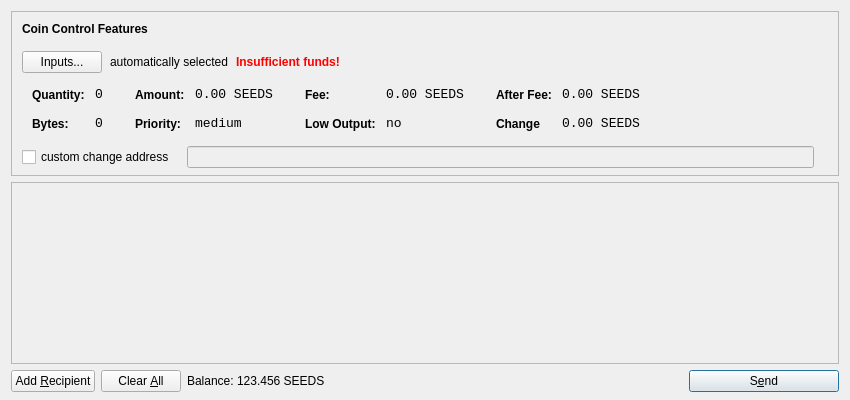
<?xml version="1.0" encoding="UTF-8"?>
<ui version="4.0">
 <class>SendCoinsDialog</class>
 <widget class="QDialog" name="SendCoinsDialog">
  <property name="geometry">
   <rect>
    <x>0</x>
    <y>0</y>
    <width>850</width>
    <height>400</height>
   </rect>
  </property>
  <property name="windowTitle">
   <string>Send Coins</string>
  </property>
  <layout class="QVBoxLayout" name="verticalLayout" stretch="0,1,0">
   <property name="bottomMargin">
    <number>8</number>
   </property>
   <item>
    <widget class="QFrame" name="frameCoinControl">
     <property name="sizePolicy">
      <sizepolicy hsizetype="Expanding" vsizetype="Expanding">
       <horstretch>0</horstretch>
       <verstretch>0</verstretch>
      </sizepolicy>
     </property>
     <property name="maximumSize">
      <size>
       <width>16777215</width>
       <height>16777215</height>
      </size>
     </property>
     <property name="frameShape">
      <enum>QFrame::StyledPanel</enum>
     </property>
     <property name="frameShadow">
      <enum>QFrame::Sunken</enum>
     </property>
     <layout class="QVBoxLayout" name="verticalLayoutCoinControl2">
      <property name="spacing">
       <number>-1</number>
      </property>
      <property name="leftMargin">
       <number>0</number>
      </property>
      <property name="topMargin">
       <number>0</number>
      </property>
      <property name="rightMargin">
       <number>0</number>
      </property>
      <property name="bottomMargin">
       <number>6</number>
      </property>
      <item>
       <layout class="QVBoxLayout" name="verticalLayoutCoinControl" stretch="0,0,0,0,1">
        <property name="spacing">
         <number>0</number>
        </property>
        <property name="leftMargin">
         <number>10</number>
        </property>
        <property name="topMargin">
         <number>10</number>
        </property>
        <item>
         <layout class="QHBoxLayout" name="horizontalLayoutCoinControl1">
          <property name="bottomMargin">
           <number>15</number>
          </property>
          <item>
           <widget class="QLabel" name="labelCoinControlFeatures">
            <property name="sizePolicy">
             <sizepolicy hsizetype="Preferred" vsizetype="Maximum">
              <horstretch>0</horstretch>
              <verstretch>0</verstretch>
             </sizepolicy>
            </property>
            <property name="font">
             <font>
              <weight>75</weight>
              <bold>true</bold>
             </font>
            </property>
            <property name="styleSheet">
             <string notr="true">font-weight:bold;</string>
            </property>
            <property name="text">
             <string>Coin Control Features</string>
            </property>
           </widget>
          </item>
         </layout>
        </item>
        <item>
         <layout class="QHBoxLayout" name="horizontalLayoutCoinControl2" stretch="0,0,0,0">
          <property name="spacing">
           <number>8</number>
          </property>
          <property name="bottomMargin">
           <number>10</number>
          </property>
          <item>
           <widget class="QPushButton" name="pushButtonCoinControl">
            <property name="styleSheet">
             <string notr="true"/>
            </property>
            <property name="text">
             <string>Inputs...</string>
            </property>
           </widget>
          </item>
          <item>
           <widget class="QLabel" name="labelCoinControlAutomaticallySelected">
            <property name="text">
             <string>automatically selected</string>
            </property>
            <property name="margin">
             <number>5</number>
            </property>
           </widget>
          </item>
          <item>
           <widget class="QLabel" name="labelCoinControlInsuffFunds">
            <property name="font">
             <font>
              <weight>75</weight>
              <bold>true</bold>
             </font>
            </property>
            <property name="styleSheet">
             <string notr="true">color:red;font-weight:bold;</string>
            </property>
            <property name="text">
             <string>Insufficient funds!</string>
            </property>
            <property name="margin">
             <number>5</number>
            </property>
           </widget>
          </item>
          <item>
           <spacer name="horizontalSpacerCoinControl">
            <property name="orientation">
             <enum>Qt::Horizontal</enum>
            </property>
            <property name="sizeHint" stdset="0">
             <size>
              <width>40</width>
              <height>1</height>
             </size>
            </property>
           </spacer>
          </item>
         </layout>
        </item>
        <item>
         <widget class="QWidget" name="widgetCoinControl" native="true">
          <property name="sizePolicy">
           <sizepolicy hsizetype="Preferred" vsizetype="Preferred">
            <horstretch>0</horstretch>
            <verstretch>0</verstretch>
           </sizepolicy>
          </property>
          <property name="minimumSize">
           <size>
            <width>0</width>
            <height>0</height>
           </size>
          </property>
          <property name="styleSheet">
           <string notr="true"/>
          </property>
          <layout class="QHBoxLayout" name="horizontalLayoutCoinControl5">
           <property name="margin">
            <number>0</number>
           </property>
           <item>
            <layout class="QHBoxLayout" name="horizontalLayoutCoinControl3" stretch="0,0,0,1">
             <property name="spacing">
              <number>20</number>
             </property>
             <property name="topMargin">
              <number>0</number>
             </property>
             <property name="bottomMargin">
              <number>10</number>
             </property>
             <item>
              <layout class="QFormLayout" name="formLayoutCoinControl1">
               <property name="horizontalSpacing">
                <number>10</number>
               </property>
               <property name="verticalSpacing">
                <number>14</number>
               </property>
               <property name="leftMargin">
                <number>10</number>
               </property>
               <property name="topMargin">
                <number>4</number>
               </property>
               <property name="rightMargin">
                <number>6</number>
               </property>
               <item row="0" column="0">
                <widget class="QLabel" name="labelCoinControlQuantityText">
                 <property name="styleSheet">
                  <string notr="true">font-weight:bold;</string>
                 </property>
                 <property name="text">
                  <string>Quantity:</string>
                 </property>
                 <property name="margin">
                  <number>0</number>
                 </property>
                </widget>
               </item>
               <item row="0" column="1">
                <widget class="QLabel" name="labelCoinControlQuantity">
                 <property name="font">
                  <font>
                   <family>Monospace</family>
                   <pointsize>10</pointsize>
                  </font>
                 </property>
                 <property name="cursor">
                  <cursorShape>IBeamCursor</cursorShape>
                 </property>
                 <property name="contextMenuPolicy">
                  <enum>Qt::ActionsContextMenu</enum>
                 </property>
                 <property name="text">
                  <string>0</string>
                 </property>
                 <property name="margin">
                  <number>0</number>
                 </property>
                 <property name="textInteractionFlags">
                  <set>Qt::LinksAccessibleByMouse|Qt::TextSelectableByKeyboard|Qt::TextSelectableByMouse</set>
                 </property>
                </widget>
               </item>
               <item row="1" column="0">
                <widget class="QLabel" name="labelCoinControlBytesText">
                 <property name="styleSheet">
                  <string notr="true">font-weight:bold;</string>
                 </property>
                 <property name="text">
                  <string>Bytes:</string>
                 </property>
                </widget>
               </item>
               <item row="1" column="1">
                <widget class="QLabel" name="labelCoinControlBytes">
                 <property name="font">
                  <font>
                   <family>Monospace</family>
                   <pointsize>10</pointsize>
                  </font>
                 </property>
                 <property name="cursor">
                  <cursorShape>IBeamCursor</cursorShape>
                 </property>
                 <property name="contextMenuPolicy">
                  <enum>Qt::ActionsContextMenu</enum>
                 </property>
                 <property name="text">
                  <string>0</string>
                 </property>
                 <property name="textInteractionFlags">
                  <set>Qt::LinksAccessibleByMouse|Qt::TextSelectableByKeyboard|Qt::TextSelectableByMouse</set>
                 </property>
                </widget>
               </item>
              </layout>
             </item>
             <item>
              <layout class="QFormLayout" name="formLayoutCoinControl2">
               <property name="horizontalSpacing">
                <number>10</number>
               </property>
               <property name="verticalSpacing">
                <number>14</number>
               </property>
               <property name="leftMargin">
                <number>6</number>
               </property>
               <property name="topMargin">
                <number>4</number>
               </property>
               <property name="rightMargin">
                <number>6</number>
               </property>
               <item row="0" column="0">
                <widget class="QLabel" name="labelCoinControlAmountText">
                 <property name="styleSheet">
                  <string notr="true">font-weight:bold;</string>
                 </property>
                 <property name="text">
                  <string>Amount:</string>
                 </property>
                 <property name="margin">
                  <number>0</number>
                 </property>
                </widget>
               </item>
               <item row="0" column="1">
                <widget class="QLabel" name="labelCoinControlAmount">
                 <property name="font">
                  <font>
                   <family>Monospace</family>
                   <pointsize>10</pointsize>
                  </font>
                 </property>
                 <property name="cursor">
                  <cursorShape>IBeamCursor</cursorShape>
                 </property>
                 <property name="contextMenuPolicy">
                  <enum>Qt::ActionsContextMenu</enum>
                 </property>
                 <property name="text">
                  <string>0.00 SEEDS</string>
                 </property>
                 <property name="textInteractionFlags">
                  <set>Qt::LinksAccessibleByMouse|Qt::TextSelectableByKeyboard|Qt::TextSelectableByMouse</set>
                 </property>
                </widget>
               </item>
               <item row="1" column="0">
                <widget class="QLabel" name="labelCoinControlPriorityText">
                 <property name="styleSheet">
                  <string notr="true">font-weight:bold;</string>
                 </property>
                 <property name="text">
                  <string>Priority:</string>
                 </property>
                </widget>
               </item>
               <item row="1" column="1">
                <widget class="QLabel" name="labelCoinControlPriority">
                 <property name="font">
                  <font>
                   <family>Monospace</family>
                   <pointsize>10</pointsize>
                  </font>
                 </property>
                 <property name="cursor">
                  <cursorShape>IBeamCursor</cursorShape>
                 </property>
                 <property name="contextMenuPolicy">
                  <enum>Qt::ActionsContextMenu</enum>
                 </property>
                 <property name="text">
                  <string>medium</string>
                 </property>
                 <property name="textInteractionFlags">
                  <set>Qt::LinksAccessibleByMouse|Qt::TextSelectableByKeyboard|Qt::TextSelectableByMouse</set>
                 </property>
                </widget>
               </item>
              </layout>
             </item>
             <item>
              <layout class="QFormLayout" name="formLayoutCoinControl3">
               <property name="horizontalSpacing">
                <number>10</number>
               </property>
               <property name="verticalSpacing">
                <number>14</number>
               </property>
               <property name="leftMargin">
                <number>6</number>
               </property>
               <property name="topMargin">
                <number>4</number>
               </property>
               <property name="rightMargin">
                <number>6</number>
               </property>
               <item row="0" column="0">
                <widget class="QLabel" name="labelCoinControlFeeText">
                 <property name="styleSheet">
                  <string notr="true">font-weight:bold;</string>
                 </property>
                 <property name="text">
                  <string>Fee:</string>
                 </property>
                 <property name="margin">
                  <number>0</number>
                 </property>
                </widget>
               </item>
               <item row="0" column="1">
                <widget class="QLabel" name="labelCoinControlFee">
                 <property name="font">
                  <font>
                   <family>Monospace</family>
                   <pointsize>10</pointsize>
                  </font>
                 </property>
                 <property name="cursor">
                  <cursorShape>IBeamCursor</cursorShape>
                 </property>
                 <property name="contextMenuPolicy">
                  <enum>Qt::ActionsContextMenu</enum>
                 </property>
                 <property name="text">
                  <string>0.00 SEEDS</string>
                 </property>
                 <property name="textInteractionFlags">
                  <set>Qt::LinksAccessibleByMouse|Qt::TextSelectableByKeyboard|Qt::TextSelectableByMouse</set>
                 </property>
                </widget>
               </item>
               <item row="1" column="0">
                <widget class="QLabel" name="labelCoinControlLowOutputText">
                 <property name="styleSheet">
                  <string notr="true">font-weight:bold;</string>
                 </property>
                 <property name="text">
                  <string>Low Output:</string>
                 </property>
                </widget>
               </item>
               <item row="1" column="1">
                <widget class="QLabel" name="labelCoinControlLowOutput">
                 <property name="font">
                  <font>
                   <family>Monospace</family>
                   <pointsize>10</pointsize>
                  </font>
                 </property>
                 <property name="cursor">
                  <cursorShape>IBeamCursor</cursorShape>
                 </property>
                 <property name="contextMenuPolicy">
                  <enum>Qt::ActionsContextMenu</enum>
                 </property>
                 <property name="text">
                  <string>no</string>
                 </property>
                 <property name="textInteractionFlags">
                  <set>Qt::LinksAccessibleByMouse|Qt::TextSelectableByKeyboard|Qt::TextSelectableByMouse</set>
                 </property>
                </widget>
               </item>
              </layout>
             </item>
             <item>
              <layout class="QFormLayout" name="formLayoutCoinControl4">
               <property name="horizontalSpacing">
                <number>10</number>
               </property>
               <property name="verticalSpacing">
                <number>14</number>
               </property>
               <property name="leftMargin">
                <number>6</number>
               </property>
               <property name="topMargin">
                <number>4</number>
               </property>
               <property name="rightMargin">
                <number>6</number>
               </property>
               <item row="0" column="0">
                <widget class="QLabel" name="labelCoinControlAfterFeeText">
                 <property name="styleSheet">
                  <string notr="true">font-weight:bold;</string>
                 </property>
                 <property name="text">
                  <string>After Fee:</string>
                 </property>
                 <property name="margin">
                  <number>0</number>
                 </property>
                </widget>
               </item>
               <item row="0" column="1">
                <widget class="QLabel" name="labelCoinControlAfterFee">
                 <property name="font">
                  <font>
                   <family>Monospace</family>
                   <pointsize>10</pointsize>
                  </font>
                 </property>
                 <property name="cursor">
                  <cursorShape>IBeamCursor</cursorShape>
                 </property>
                 <property name="contextMenuPolicy">
                  <enum>Qt::ActionsContextMenu</enum>
                 </property>
                 <property name="text">
                  <string>0.00 SEEDS</string>
                 </property>
                 <property name="textInteractionFlags">
                  <set>Qt::LinksAccessibleByMouse|Qt::TextSelectableByKeyboard|Qt::TextSelectableByMouse</set>
                 </property>
                </widget>
               </item>
               <item row="1" column="0">
                <widget class="QLabel" name="labelCoinControlChangeText">
                 <property name="styleSheet">
                  <string notr="true">font-weight:bold;</string>
                 </property>
                 <property name="text">
                  <string>Change</string>
                 </property>
                </widget>
               </item>
               <item row="1" column="1">
                <widget class="QLabel" name="labelCoinControlChange">
                 <property name="font">
                  <font>
                   <family>Monospace</family>
                   <pointsize>10</pointsize>
                  </font>
                 </property>
                 <property name="cursor">
                  <cursorShape>IBeamCursor</cursorShape>
                 </property>
                 <property name="contextMenuPolicy">
                  <enum>Qt::ActionsContextMenu</enum>
                 </property>
                 <property name="text">
                  <string>0.00 SEEDS</string>
                 </property>
                 <property name="textInteractionFlags">
                  <set>Qt::LinksAccessibleByMouse|Qt::TextSelectableByKeyboard|Qt::TextSelectableByMouse</set>
                 </property>
                </widget>
               </item>
              </layout>
             </item>
            </layout>
           </item>
          </layout>
         </widget>
        </item>
        <item>
         <layout class="QHBoxLayout" name="horizontalLayoutCoinControl4" stretch="0,0,0">
          <property name="spacing">
           <number>12</number>
          </property>
          <property name="sizeConstraint">
           <enum>QLayout::SetDefaultConstraint</enum>
          </property>
          <property name="topMargin">
           <number>5</number>
          </property>
          <property name="rightMargin">
           <number>5</number>
          </property>
          <item>
           <widget class="QCheckBox" name="checkBoxCoinControlChange">
            <property name="text">
             <string>custom change address</string>
            </property>
           </widget>
          </item>
          <item>
           <widget class="QLineEdit" name="lineEditCoinControlChange">
            <property name="enabled">
             <bool>false</bool>
            </property>
            <property name="sizePolicy">
             <sizepolicy hsizetype="Expanding" vsizetype="Fixed">
              <horstretch>0</horstretch>
              <verstretch>0</verstretch>
             </sizepolicy>
            </property>
           </widget>
          </item>
          <item>
           <widget class="QLabel" name="labelCoinControlChangeLabel">
            <property name="sizePolicy">
             <sizepolicy hsizetype="Preferred" vsizetype="Expanding">
              <horstretch>0</horstretch>
              <verstretch>0</verstretch>
             </sizepolicy>
            </property>
            <property name="minimumSize">
             <size>
              <width>0</width>
              <height>0</height>
             </size>
            </property>
            <property name="text">
             <string/>
            </property>
            <property name="margin">
             <number>3</number>
            </property>
           </widget>
          </item>
         </layout>
        </item>
        <item>
         <spacer name="verticalSpacerCoinControl">
          <property name="orientation">
           <enum>Qt::Vertical</enum>
          </property>
          <property name="sizeHint" stdset="0">
           <size>
            <width>800</width>
            <height>1</height>
           </size>
          </property>
         </spacer>
        </item>
       </layout>
      </item>
     </layout>
    </widget>
   </item>
   <item>
    <widget class="QScrollArea" name="scrollArea">
     <property name="widgetResizable">
      <bool>true</bool>
     </property>
     <widget class="QWidget" name="scrollAreaWidgetContents">
      <property name="geometry">
       <rect>
        <x>0</x>
        <y>0</y>
        <width>830</width>
        <height>165</height>
       </rect>
      </property>
      <layout class="QVBoxLayout" name="verticalLayout_2">
       <property name="margin">
        <number>0</number>
       </property>
       <item>
        <layout class="QVBoxLayout" name="entries">
         <property name="spacing">
          <number>6</number>
         </property>
        </layout>
       </item>
       <item>
        <spacer name="verticalSpacer">
         <property name="orientation">
          <enum>Qt::Vertical</enum>
         </property>
         <property name="sizeHint" stdset="0">
          <size>
           <width>20</width>
           <height>40</height>
          </size>
         </property>
        </spacer>
       </item>
      </layout>
     </widget>
    </widget>
   </item>
   <item>
    <layout class="QHBoxLayout" name="horizontalLayout">
     <item>
      <widget class="QPushButton" name="addButton">
       <property name="toolTip">
        <string>Send to multiple recipients at once</string>
       </property>
       <property name="text">
        <string>Add &amp;Recipient</string>
       </property>
       <property name="icon">
        <iconset resource="../bitcoin.qrc">
         <normaloff>:/icons/add</normaloff>:/icons/add</iconset>
       </property>
       <property name="autoDefault">
        <bool>false</bool>
       </property>
      </widget>
     </item>
     <item>
      <widget class="QPushButton" name="clearButton">
       <property name="sizePolicy">
        <sizepolicy hsizetype="Minimum" vsizetype="Fixed">
         <horstretch>0</horstretch>
         <verstretch>0</verstretch>
        </sizepolicy>
       </property>
       <property name="toolTip">
        <string>Remove all transaction fields</string>
       </property>
       <property name="text">
        <string>Clear &amp;All</string>
       </property>
       <property name="icon">
        <iconset resource="../bitcoin.qrc">
         <normaloff>:/icons/remove</normaloff>:/icons/remove</iconset>
       </property>
       <property name="autoRepeatDelay">
        <number>300</number>
       </property>
       <property name="autoDefault">
        <bool>false</bool>
       </property>
      </widget>
     </item>
     <item>
      <layout class="QHBoxLayout" name="horizontalLayout_2">
       <property name="spacing">
        <number>3</number>
       </property>
       <item>
        <widget class="QLabel" name="label">
         <property name="sizePolicy">
          <sizepolicy hsizetype="Preferred" vsizetype="Fixed">
           <horstretch>0</horstretch>
           <verstretch>0</verstretch>
          </sizepolicy>
         </property>
         <property name="text">
          <string>Balance:</string>
         </property>
        </widget>
       </item>
       <item>
        <widget class="QLabel" name="labelBalance">
         <property name="sizePolicy">
          <sizepolicy hsizetype="Preferred" vsizetype="Fixed">
           <horstretch>0</horstretch>
           <verstretch>0</verstretch>
          </sizepolicy>
         </property>
         <property name="cursor">
          <cursorShape>IBeamCursor</cursorShape>
         </property>
         <property name="text">
          <string>123.456 SEEDS</string>
         </property>
         <property name="textInteractionFlags">
          <set>Qt::LinksAccessibleByMouse|Qt::TextSelectableByKeyboard|Qt::TextSelectableByMouse</set>
         </property>
        </widget>
       </item>
      </layout>
     </item>
     <item>
      <spacer name="horizontalSpacer">
       <property name="orientation">
        <enum>Qt::Horizontal</enum>
       </property>
       <property name="sizeHint" stdset="0">
        <size>
         <width>40</width>
         <height>20</height>
        </size>
       </property>
      </spacer>
     </item>
     <item>
      <widget class="QPushButton" name="sendButton">
       <property name="minimumSize">
        <size>
         <width>150</width>
         <height>0</height>
        </size>
       </property>
       <property name="toolTip">
        <string>Confirm the send action</string>
       </property>
       <property name="text">
        <string>S&amp;end</string>
       </property>
       <property name="icon">
        <iconset resource="../bitcoin.qrc">
         <normaloff>:/icons/send</normaloff>:/icons/send</iconset>
       </property>
       <property name="default">
        <bool>true</bool>
       </property>
      </widget>
     </item>
    </layout>
   </item>
  </layout>
 </widget>
 <resources>
  <include location="../bitcoin.qrc"/>
 </resources>
 <connections/>
</ui>
